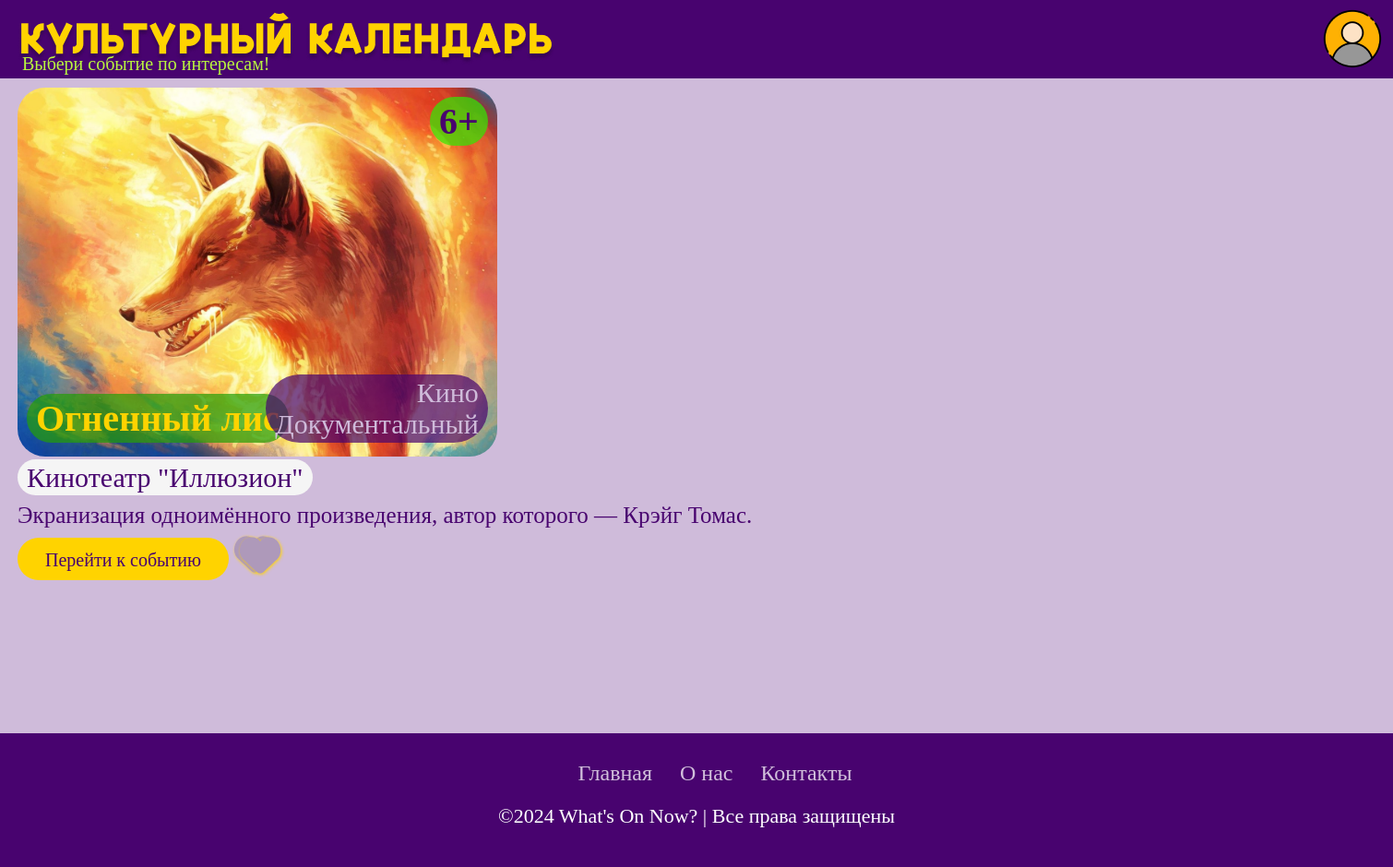
Page /events.php?id_category=1 on the committed database.
### tables this page shows
CREATE TABLE `events` (
  `id_event` int NOT NULL,
  `name_event` varchar(40) NOT NULL,
  `description_event_crope` text NOT NULL,
  `description_event` text NOT NULL,
  `image` varchar(255) NOT NULL,
  `age_limit` int NOT NULL,
  `date_added` datetime NOT NULL,
  `url_event` text
);

CREATE TABLE `category` (
  `id_category` int NOT NULL,
  `name_category` varchar(15) NOT NULL,
  `description_category` text NOT NULL
);

CREATE TABLE `place` (
  `id_place` int NOT NULL,
  `name_place` varchar(100) NOT NULL,
  `adress_place` varchar(255) NOT NULL
);

### public/events.php (the view, shortened to what this page needs)
<?php
require_once ('db.php');
if (isset($_GET['id_category'])){
$id_category=$_GET['id_category'];
$sql1 = "SELECT * FROM events, `events-category`
         WHERE `events-category`.id_category='$id_category'
           AND `events-category`.id_event=events.id_event";
$result=mysqli_query($conn,$sql1);
while($info = $result->fetch_assoc())
{
    $data[] = $info;
}
$result_query=mysqli_query($conn,$sql1);
$sql2= "SELECT * FROM events, category, `events-category`
         WHERE `events-category`.id_event= events.id_event
           AND `events-category`.id_category=category.id_category";
$result1=mysqli_query($conn,$sql2);
while($cat = $result1->fetch_assoc())
{
    $catmas[] = $cat;
}
$sql3= "SELECT * FROM events, place, `events-place`
         WHERE `events-place`.id_event= events.id_event
           AND `events-place`.id_place=place.id_place";
$result1=mysqli_query($conn,$sql3);
while($place = $result1->fetch_assoc())
{
    $placemass[] = $place;
}
}
?>
<!DOCTYPE html>
<html lang="en" xmlns="http://www.w3.org/1999/html">
<head>
    <link rel='stylesheet' href='style.css'>
</head>
<body>
<div class="rectangle">
    <div class="container">
        <div class="header-line">
            <div class="header-logo">
                <a href="index.php"><img src="img/logo.png" alt=""></a>
            </div>
            <div class="lk">
                <a class='lks' href="windowreg.php">
                    <img src="img/LK.png" alt="">
                </a>
            </div>
        </div>
        <div class="logo-text">
            Выбери событие по интересам!
        </div>
    </div>
</div>
<div class="header-down">
    <div class="container">
        <div class="events">
            <?php foreach ($data as $info):?>
                    <div class="event">
                        <a class="draw" href='event.php?id_event=<?php echo $info['id_event']?>'>
                            <text class="age_limit"><?php echo $info['age_limit']?>+</text>
                            <text class="name_event"><?php echo $info['name_event'] ?></text>
                            <text class="categ">
                                <?php foreach ($catmas as $cat):
                                    if ($info['id_event']==$cat['id_event']){
                                        echo $cat['name_category']. "<br>";}
                                endforeach;?>
                            </text>
                            <img class="image_event" src="img/<?php echo $info['image'] ?>" height="400" alt="Изображение события">
                        </a>
                        <div class="place"><span><?php
                                foreach ($placemass as $place):
                                    if ($info['id_event'] == $place['id_event']) {
                                        echo $place['name_place'];
                                    }
                                endforeach; ?></span>
                        </div>
                        <div class="description_event"><?php echo $info['description_event_crope'] ?></div>
                        <div class="but">
                            <a class="price" href="<?php $info['url_event']?>"> Перейти к событию </a>
                            <button class="add-to-favourites icon" id="fav"  data-event-id="<?=$info['id_event']?>" >
                                <?php $id_event=$info['id_event'];
                                if (!empty($_COOKIE['user'])):
                                    $email=$_COOKIE['user'];
                                    $query = "SELECT * FROM favourites WHERE email ='$email' AND id_event ='$id_event'";
                                    $result = mysqli_query($conn,$query);
                                    if(mysqli_num_rows($result)>0):?>
                                        <img src="img/сердце.png"> <?php endif; ?>
                                <?php else:?>
                                    <img src="img/сердце серое.png">
                                <?php endif;?>
                            </button>
                        </div>
                    </div>
            <?php endforeach;?>
    </div>
    </div>
</div>
<footer>
    <ul class="menu">
        <li><a href="index.php">Главная</a></li>
        <li><a href="#">О нас</a></li>
        <li><a href="#">Контакты</a></li>
    </ul>
    <p>©2024 What's On Now? | Все права защищены</p>
</footer>
</body>
</html>

### public/style.css (style rules this page uses)
body { margin: 0; }
.container { margin: 0 19px; }
.rectangle { background-color: #48036F; height: 85px; }
.logo-text { color: #B9F73E; font-family: "Cornerita", Times New Roman; font-size: 20px; margin-top: -22px; margin-left: 5px; }
.header-down { background-color: #cfbbda; height: auto; }
.events { height: 700px; padding-top: 10px; display: flex; align-items: self-start; }
.event { margin-right: 3px; color: #48036F; font-family: Cornerita; font-size: 25px; }
.draw { position: relative; }
.image_event { border-radius: 30px; }
.age_limit { position: absolute; z-index: 100; color: #48036F; background-color: rgb(48, 234, 4, 0.7); border-radius: 40px; padding: 3px 10px; margin-top: 10px; font-size: 40px; font-weight: 600; margin-left: auto; margin-right: auto; right: 10px; text-align: right; }
.name_event { position: absolute; z-index: 100; color: #FFD300; background-color: rgba(35, 158, 8, 0.7); font-size: 40px; font-weight: 600; margin-left: auto; margin-right: auto; left: 10px; padding: 3px 10px; text-align: left; border-radius: 40px; bottom: 20px; }
.categ { position: absolute; z-index: 100; color: #cfbbda; background-color: rgb(72, 3, 110, 0.7); border-radius: 40px; padding: 3px 10px; margin-top: 10px; font-size: 30px; font-weight: 300; margin-left: auto; margin-right: auto; right: 10px; height: auto; text-align: right; bottom: 20px; }
.place { left: 0; right: 0; margin-left: auto; margin-right: auto; text-align: left; font-size: 30px; }
.place span { background-color: #F5F5F5; padding: 3px 10px; border-radius: 40px; }
.description_event { padding-top: 10px; }
.price { background-color: #FFD300; color: #48036F; text-decoration: none; font-family: Cornerita; font-size: 20px; margin-top: 10px; padding: 13px 30px; border-radius: 40px; width:auto; height:20px; }
.but { display: flex; }
footer { position: relative; padding: 20px 50px; background: #48036F; display: flex; justify-content: center; align-items: center; flex-direction: column; font-size: 20px; }
.menu { position: relative; display: flex; justify-content: center; align-items: center; margin: 10px 0; flex-wrap: wrap; }
.menu li { list-style: none; }
.menu li a { font-size: 1.2em; font-family: Cornerita; color: #fff; opacity: 0.75; margin: 0 15px; text-decoration: none; display: inline-block; }
footer p { color: #fff; text-align: center; font-family: Cornerita; margin-top: 10px; font-size: 1.1em; }
.add-to-favourites.icon { width: 58px; border: none; cursor: pointer; background: none; background-image: url('img/сердце серое.png'); }

### rows in the picture
events-category: id_event.age_limit "6", id_event.name_event "Огненный лис", id_category.name_category "Кино", id_event.image (picture), id_event.description_event_crope "Экранизация одноимённого произведения, автор которого — Крэйг Томас."
events-category: id_category.name_category "Документальный"
events-place: id_place.name_place "Кинотеатр \"Иллюзион\""
